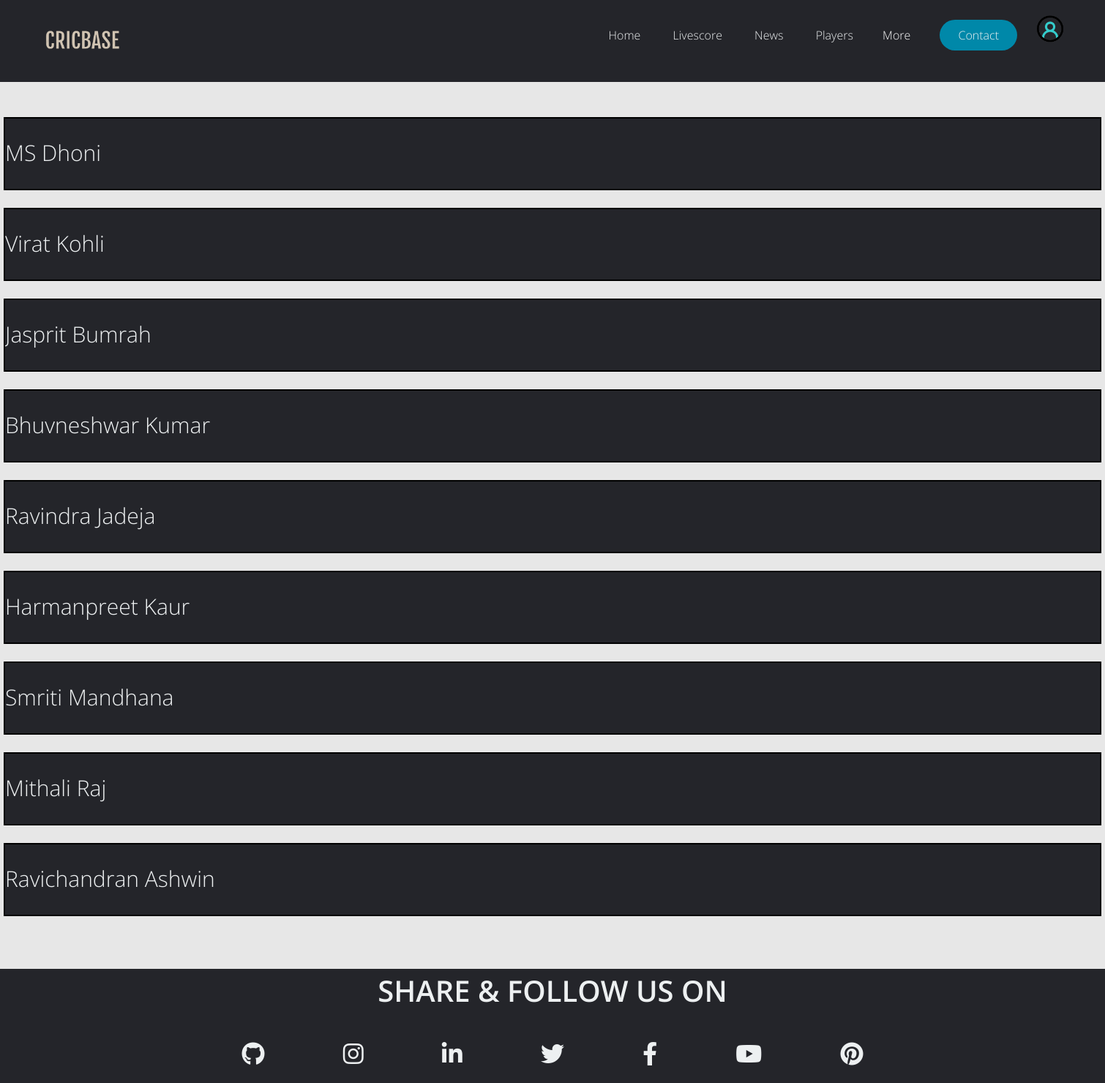
The app's page /team with its own data.
### teams/models.py (models this page shows)
class Player(models.Model):
    Name = models.CharField('Name',max_length=300,default='',null=True)
    Country = models.CharField('Country',max_length=300,default='',null=True)
    Birthday = models.CharField('Birthday',max_length=300,default='',null=True)
    City = models.CharField('City',max_length=300,default='',null=True)
    Role = models.CharField('Role',max_length=300,default='',null=True)
    Batting_style = models.CharField('Batting_style',max_length=300,default='',null=True)
    Bowling_style = models.CharField('Bowling_style',max_length=300,default='',null=True)
    Teams = models.CharField('Team',max_length=300,default='',null=True)
    Test_Matches = models.CharField('Test_Matches',max_length=300,default='',null=True)
    Odi_Matches = models.CharField('Odi_Matches',max_length=300,default='',null=True)
    T20_Matches = models.CharField('T20_Matches',max_length=300,default='',null=True)
    Ipl_Matches = models.CharField('Ipl_Matches',max_length=300,default='',null=True)
    Test_Runs = models.CharField('Test_Runs',max_length=300,default='',null=True)
    Odi_Runs = models.CharField('Odi_Runs',max_length=300,default='',null=True)
    T20_Runs = models.CharField('T20_Runs',max_length=300,default='',null=True)
    Ipl_Runs = models.CharField('Ipl_Runs',max_length=300,default='',null=True)
    Test_50 = models.CharField('Test_50',max_length=300,default='',null=True)
    Odi_50 = models.CharField('Odi_50',max_length=300,default='',null=True)
    T20_50 = models.CharField('T20_50',max_length=300,default='',null=True)
    Ipl_50 = models.CharField('Ipl_50',max_length=300,default='',null=True)
    Test_100 = models.CharField('Test_100',max_length=300,default='',null=True)
    Odi_100 = models.CharField('Odi_100',max_length=300,default='',null=True)
    T20_100 = models.CharField('T20_100',max_length=300,default='',null=True)
    Ipl_100 = models.CharField('Ipl_100',max_length=300,default='',null=True)
    Test_Wickets = models.CharField('Test_Wickets',max_length=300,default='',null=True)
    Odi_Wickets = models.CharField('Odi_Wickets',max_length=300,default='',null=True)
    T20_Wickets = models.CharField('T20_Wickets',max_length=300,default='',null=True)
    Ipl_Wickets = models.CharField('Ipl_Wickets',max_length=300,default='',null=True)
    Test_5W = models.CharField('Test_5W',max_length=300,default='',null=True)
    Odi_5W = models.CharField('Odi_5W',max_length=300,default='',null=True)
    T20_5W = models.CharField('T20_5W',max_length=300,default='',null=True)
    Ipl_5W = models.CharField('Ipl_5W',max_length=300,default='',null=True)
    Test_10W = models.CharField('Test_10W',max_length=300,default='',null=True)
    Odi_10W = models.CharField('Odi_10W',max_length=300,default='',null=True)
    T20_10W = models.CharField('T20_10W',max_length=300,default='',null=True)
    Ipl_10W = models.CharField('Ipl_10W',max_length=300,default='',null=True)
    Para = RichTextField('Para',default='',null=True)
    Model_pic = models.ImageField('Model_pic',upload_to='chicks/',default='',null=True)
    class Meta:
      verbose_name_plural = "Players"
    def __str__(self):
        return str(self.Name)

### teams/views.py (the view)
# urls.py: path('team', views.team,name='team'),
def team(request): #list_venues class name
    team = Player.objects.all() #Venue object name
    return render(request,'team.html',{'team': team}) #{'variable': value}

### teams/templates/team.html (shortened to what this page needs)
{% extends 'base.html' %}
{% block content %}
<br><br>
{% for player in team %}
    <div class="b"><br>
        <a href="{% url 'player' player.id %}" style="font-size: 30px;text-align: center;">{{ player }}</a>
    </div><br>
    {% endfor %}<br><br>
{% endblock %}

### cricbase/teams/static/css/main.css (style rules this page uses)
* { box-sizing: border-box; margin: 0; padding: 0; }
body { background-color: rgb(231, 231, 231); }
li, a, button { font-family: "Open sans", sans-serif; font-weight: 300; font-size: 16px; color: #edf0f1; text-decoration: none; }

### teams/templates/base.html (style rules this page uses)
* { box-sizing: border-box; margin: 0; padding: 0; }
body { background-color: rgb(231, 231, 231); }
li, a, button { font-family: "Open sans", sans-serif; font-weight: 300; font-size: 16px; color: #edf0f1; text-decoration: none; }

### teams/templates/team.html (style rules this page uses)
.b { white-space: nowrap; width: 1500px; height:100px; overflow: hidden; text-overflow: ellipsis; border: 2px solid #000000; margin:auto; background-color: #24252A; }

### records on screen
Player: Name "MS Dhoni"
Player: Name "Virat Kohli"
Player: Name "Jasprit Bumrah"
Player: Name "Bhuvneshwar Kumar"
Player: Name "Ravindra Jadeja"
Player: Name "Harmanpreet Kaur"
Player: Name "Smriti Mandhana"
Player: Name "Mithali Raj"
Player: Name "Ravichandran Ashwin"
